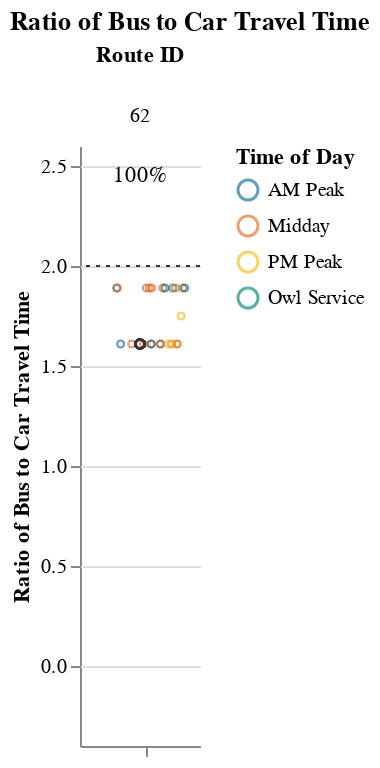
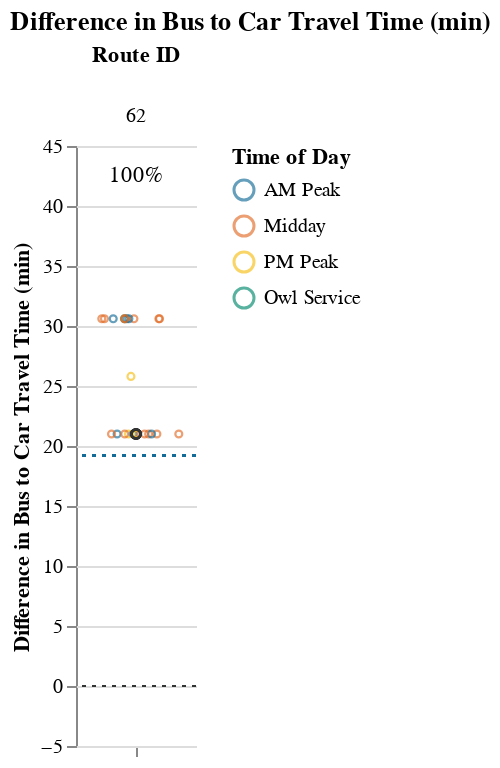

Notebook source saved alongside these figures, in order:
### Markdown cell above
### Medium Routes (1-1.5 hrs)

### Code cell
route_group = "medium"
try:
    subset_routes, mult, diff  = setup_charts(df, PCT_COMPETITIVE_THRESHOLD, route_group)
    if len(subset_routes) > 0:
        display(
            Markdown(
                f"{CAPTIONS_DICT[route_group]}"
                "Within each route group, routes are sorted in descending order "
                "by % competitive trips and # trips below the additional time cut-off."
            )
        )

        display(mult)
        display(diff)
except:
    print("No routes meet this criteria.")

### Figure 1 — Vega-Lite specification as saved in the notebook (floating-point values rounded to 4 significant figures)
{"config": {"view": {"continuousWidth": 400, "continuousHeight": 300, "stroke": null}, "facet": {"spacing": 0}}, "data": {"name": "data-e3a203613e6f03f9b1020e975f023285"}, "facet": {"column": {"field": "route_id", "sort": ["62"], "title": "Route ID", "type": "nominal"}}, "spec": {"layer": [{"mark": {"type": "point", "opacity": 0.65, "size": 12, "strokeWidth": 1.1}, "encoding": {"color": {"field": "time_of_day", "scale": {"range": ["#136C97", "#E16B26", "#F6BF16", "#00896B", "#7790A3", "#5B559C"]}, "sort": ["AM Peak", "Midday", "PM Peak", "Owl Service"], "title": "Time of Day", "type": "nominal"}, "tooltip": [{"field": "route_id", "type": "nominal"}, {"field": "trip_id", "type": "nominal"}, {"field": "service_hours", "type": "quantitative"}, {"field": "car_duration_hours", "type": "quantitative"}, {"field": "bus_multiplier", "type": "quantitative"}, {"field": "bus_difference", "type": "quantitative"}, {"field": "num_trips", "type": "quantitative"}, {"field": "num_competitive", "type": "quantitative"}, {"field": "pct_trips_competitive", "type": "quantitative"}, {"field": "p25", "type": "quantitative"}, {"field": "p50", "type": "quantitative"}, {"field": "p75", "type": "quantitative"}], "x": {"axis": {"grid": false, "labels": false, "ticks": true, "values": [0]}, "field": "jitter", "scale": {}, "title": null, "type": "quantitative"}, "y": {"field": "bus_multiplier", "scale": {"domain": [-0.25, 2.5]}, "title": "Ratio of Bus to Car Travel Time", "type": "quantitative"}}, "selection": {"selector001": {"type": "interval", "bind": "scales", "encodings": ["x", "y"]}}, "transform": [{"calculate": "sqrt(-2*log(random()))*cos(2*PI*random())", "as": "jitter"}], "width": 60}, {"layer": [{"mark": {"type": "point", "opacity": 0.6, "size": 20, "strokeWidth": 1.3}, "encoding": {"color": {"value": "#323434"}, "y": {"field": "bus_multiplier", "type": "quantitative"}}, "transform": [{"filter": "(datum.p50_trip === 1)"}]}, {"mark": {"type": "rule", "strokeDash": [2, 3]}, "encoding": {"color": {"value": "#323434"}, "y": {"field": "cutoff", "type": "quantitative"}}}, {"mark": {"type": "text", "align": "center", "baseline": "middle"}, "encoding": {"color": {"value": "black"}, "text": {"field": "pct_trips_competitive", "format": ".0%", "type": "quantitative"}, "tooltip": [{"field": "route_id", "type": "nominal"}, {"field": "trip_id", "type": "nominal"}, {"field": "service_hours", "type": "quantitative"}, {"field": "car_duration_hours", "type": "quantitative"}, {"field": "bus_multiplier", "type": "quantitative"}, {"field": "bus_difference", "type": "quantitative"}, {"field": "num_trips", "type": "quantitative"}, {"field": "num_competitive", "type": "quantitative"}, {"field": "pct_trips_competitive", "type": "quantitative"}, {"field": "p25", "type": "quantitative"}, {"field": "p50", "type": "quantitative"}, {"field": "p75", "type": "quantitative"}], "x": {"value": 30}, "y": {"value": 15}}, "transform": [{"calculate": "sqrt(-2*log(random()))*cos(2*PI*random())", "as": "jitter"}, {"filter": "(datum.fastest_trip === 1)"}]}]}]}, "resolve": {"scale": {"y": "shared"}}, "title": "Ratio of Bus to Car Travel Time", "$schema": "https://vega.github.io/schema/vega-lite/v4.17.0.json", "datasets": {"data-e3a203613e6f03f9b1020e975f023285": [{"calitp_itp_id": 126, "trip_key": 5364581721970226587, "trip_id": "1986", "shape_id": "56", "route_id": "62", "service_hours": 0.92, "trip_first_departure_ts": 46800, "trip_last_arrival_ts": 50100, "departure_hour": 13, "time_of_day": "Midday", "p25": 0.92, "p50": 0.96, "p75": 1.08, "p50_trip": 1, "fastest_trip": 0, "car_duration_hours": 0.57, "competitive_route": 1, "bus_multiplier": 1.61, "bus_difference": 21.0, "num_trips": 24, "num_competitive": 24, "pct_trips_competitive": 1.0, "bus_difference_spread": 9.6, "route_group": "medium", "max_trip_hrs": 1.08, "max_trip_route_group": 1.28, "name": "Golden Empire Transit District", "caltrans_district": "06 - Fresno", "drmt_organization_name": null, "cutoff2": 19.2, "cutoff": 2}, {"calitp_itp_id": 126, "trip_key": -8824272478545795224, "trip_id": "1985", "shape_id": "56", "route_id": "62", "service_hours": 0.92, "trip_first_departure_ts": 43200, "trip_last_arrival_ts": 46500, "departure_hour": 12, "time_of_day": "Midday", "p25": 0.92, "p50": 0.96, "p75": 1.08, "p50_trip": 1, "fastest_trip": 0, "car_duration_hours": 0.57, "competitive_route": 1, "bus_multiplier": 1.61, "bus_difference": 21.0, "num_trips": 24, "num_competitive": 24, "pct_trips_competitive": 1.0, "bus_difference_spread": 9.6, "route_group": "medium", "max_trip_hrs": 1.08, "max_trip_route_group": 1.28, "name": "Golden Empire Transit District", "caltrans_district": "06 - Fresno", "drmt_organization_name": null, "cutoff2": 19.2, "cutoff": 2}, {"calitp_itp_id": 126, "trip_key": -5765002440222693223, "trip_id": "1987", "shape_id": "56", "route_id": "62", "service_hours": 0.92, "trip_first_departure_ts": 50400, "trip_last_arrival_ts": 53700, "departure_hour": 14, "time_of_day": "Midday", "p25": 0.92, "p50": 0.96, "p75": 1.08, "p50_trip": 1, "fastest_trip": 0, "car_duration_hours": 0.57, "competitive_route": 1, "bus_multiplier": 1.61, "bus_difference": 21.0, "num_trips": 24, "num_competitive": 24, "pct_trips_competitive": 1.0, "bus_difference_spread": 9.6, "route_group": "medium", "max_trip_hrs": 1.08, "max_trip_route_group": 1.28, "name": "Golden Empire Transit District", "caltrans_district": "06 - Fresno", "drmt_organization_name": null, "cutoff2": 19.2, "cutoff": 2}, {"calitp_itp_id": 126, "trip_key": -4121532990600785286, "trip_id": "1982", "shape_id": "56", "route_id": "62", "service_hours": 0.92, "trip_first_departure_ts": 32400, "trip_last_arrival_ts": 35700, "departure_hour": 9, "time_of_day": "AM Peak", "p25": 0.92, "p50": 0.96, "p75": 1.08, "p50_trip": 1, "fastest_trip": 0, "car_duration_hours": 0.57, "competitive_route": 1, "bus_multiplier": 1.61, "bus_difference": 21.0, "num_trips": 24, "num_competitive": 24, "pct_trips_competitive": 1.0, "bus_difference_spread": 9.6, "route_group": "medium", "max_trip_hrs": 1.08, "max_trip_route_group": 1.28, "name": "Golden Empire Transit District", "caltrans_district": "06 - Fresno", "drmt_organization_name": null, "cutoff2": 19.2, "cutoff": 2}, {"calitp_itp_id": 126, "trip_key": -8159425626889087600, "trip_id": "1980", "shape_id": "56", "route_id": "62", "service_hours": 0.92, "trip_first_departure_ts": 25200, "trip_last_arrival_ts": 28500, "departure_hour": 7, "time_of_day": "AM Peak", "p25": 0.92, "p50": 0.96, "p75": 1.08, "p50_trip": 1, "fastest_trip": 0, "car_duration_hours": 0.57, "competitive_route": 1, "bus_multiplier": 1.61, "bus_difference": 21.0, "num_trips": 24, "num_competitive": 24, "pct_trips_competitive": 1.0, "bus_difference_spread": 9.6, "route_group": "medium", "max_trip_hrs": 1.08, "max_trip_route_group": 1.28, "name": "Golden Empire Transit District", "caltrans_district": "06 - Fresno", "drmt_organization_name": null, "cutoff2": 19.2, "cutoff": 2}, {"calitp_itp_id": 126, "trip_key": -857406301910668562, "trip_id": "1981", "shape_id": "56", "route_id": "62", "service_hours": 0.92, "trip_first_departure_ts": 28800, "trip_last_arrival_ts": 32100, "departure_hour": 8, "time_of_day": "AM Peak", "p25": 0.92, "p50": 0.96, "p75": 1.08, "p50_trip": 1, "fastest_trip": 0, "car_duration_hours": 0.57, "competitive_route": 1, "bus_multiplier": 1.61, "bus_difference": 21.0, "num_trips": 24, "num_competitive": 24, "pct_trips_competitive": 1.0, "bus_difference_spread": 9.6, "route_group": "medium", "max_trip_hrs": 1.08, "max_trip_route_group": 1.28, "name": "Golden Empire Transit District", "caltrans_district": "06 - Fresno", "drmt_organization_name": null, "cutoff2": 19.2, "cutoff": 2}, {"calitp_itp_id": 126, "trip_key": -5968553136652973486, "trip_id": "1984", "shape_id": "56", "route_id": "62", "service_hours": 0.92, "trip_first_departure_ts": 39600, "trip_last_arrival_ts": 42900, "departure_hour": 11, "time_of_day": "Midday", "p25": 0.92, "p50": 0.96, "p75": 1.08, "p50_trip": 1, "fastest_trip": 0, "car_duration_hours": 0.57, "competitive_route": 1, "bus_multiplier": 1.61, "bus_difference": 21.0, "num_trips": 24, "num_competitive": 24, "pct_trips_competitive": 1.0, "bus_difference_spread": 9.6, "route_group": "medium", "max_trip_hrs": 1.08, "max_trip_route_group": 1.28, "name": "Golden Empire Transit District", "caltrans_district": "06 - Fresno", "drmt_organization_name": null, "cutoff2": 19.2, "cutoff": 2}, {"calitp_itp_id": 126, "trip_key": 1525772625152661822, "trip_id": "1988", "shape_id": "56", "route_id": "62", "service_hours": 0.92, "trip_first_departure_ts": 54000, "trip_last_arrival_ts": 57300, "departure_hour": 15, "time_of_day": "Midday", "p25": 0.92, "p50": 0.96, "p75": 1.08, "p50_trip": 1, "fastest_trip": 0, "car_duration_hours": 0.57, "competitive_route": 1, "bus_multiplier": 1.61, "bus_difference": 21.0, "num_trips": 24, "num_competitive": 24, "pct_trips_competitive": 1.0, "bus_difference_spread": 9.6, "route_group": "medium", "max_trip_hrs": 1.08, "max_trip_route_group": 1.28, "name": "Golden Empire Transit District", "caltrans_district": "06 - Fresno", "drmt_organization_name": null, "cutoff2": 19.2, "cutoff": 2}, {"calitp_itp_id": 126, "trip_key": 1784598322346742404, "trip_id": "1991", "shape_id": "56", "route_id": "62", "service_hours": 0.92, "trip_first_departure_ts": 64800, "trip_last_arrival_ts": 68100, "departure_hour": 18, "time_of_day": "PM Peak", "p25": 0.92, "p50": 0.96, "p75": 1.08, "p50_trip": 1, "fastest_trip": 1, "car_duration_hours": 0.57, "competitive_route": 1, "bus_multiplier": 1.61, "bus_difference": 21.0, "num_trips": 24, "num_competitive": 24, "pct_trips_competitive": 1.0, "bus_difference_spread": 9.6, "route_group": "medium", "max_trip_hrs": 1.08, "max_trip_route_group": 1.28, "name": "Golden Empire Transit District", "caltrans_district": "06 - Fresno", "drmt_organization_name": null, "cutoff2": 19.2, "cutoff": 2}, {"calitp_itp_id": 126, "trip_key": 8037778639050624470, "trip_id": "1989", "shape_id": "56", "route_id": "62", "service_hours": 0.92, "trip_first_departure_ts": 57600, "trip_last_arrival_ts": 60900, "departure_hour": 16, "time_of_day": "Midday", "p25": 0.92, "p50": 0.96, "p75": 1.08, "p50_trip": 1, "fastest_trip": 0, "car_duration_hours": 0.57, "competitive_route": 1, "bus_multiplier": 1.61, "bus_difference": 21.0, "num_trips": 24, "num_competitive": 24, "pct_trips_competitive": 1.0, "bus_difference_spread": 9.6, "route_group": "medium", "max_trip_hrs": 1.08, "max_trip_route_group": 1.28, "name": "Golden Empire Transit District", "caltrans_district": "06 - Fresno", "drmt_organization_name": null, "cutoff2": 19.2, "cutoff": 2}, {"calitp_itp_id": 126, "trip_key": 1734782686471856502, "trip_id": "1990", "shape_id": "56", "route_id": "62", "service_hours": 0.92, "trip_first_departure_ts": 61200, "trip_last_arrival_ts": 64500, "departure_hour": 17, "time_of_day": "PM Peak", "p25": 0.92, "p50": 0.96, "p75": 1.08, "p50_trip": 1, "fastest_trip": 0, "car_duration_hours": 0.57, "competitive_route": 1, "bus_multiplier": 1.61, "bus_difference": 21.0, "num_trips": 24, "num_competitive": 24, "pct_trips_competitive": 1.0, "bus_difference_spread": 9.6, "route_group": "medium", "max_trip_hrs": 1.08, "max_trip_route_group": 1.28, "name": "Golden Empire Transit District", "caltrans_district": "06 - Fresno", "drmt_organization_name": null, "cutoff2": 19.2, "cutoff": 2}, {"calitp_itp_id": 126, "trip_key": -1624281882188341956, "trip_id": "1983", "shape_id": "56", "route_id": "62", "service_hours": 0.92, "trip_first_departure_ts": 36000, "trip_last_arrival_ts": 39300, "departure_hour": 10, "time_of_day": "Midday", "p25": 0.92, "p50": 0.96, "p75": 1.08, "p50_trip": 1, "fastest_trip": 0, "car_duration_hours": 0.57, "competitive_route": 1, "bus_multiplier": 1.61, "bus_difference": 21.0, "num_trips": 24, "num_competitive": 24, "pct_trips_competitive": 1.0, "bus_difference_spread": 9.6, "route_group": "medium", "max_trip_hrs": 1.08, "max_trip_route_group": 1.28, "name": "Golden Empire Transit District", "caltrans_district": "06 - Fresno", "drmt_organization_name": null, "cutoff2": 19.2, "cutoff": 2}, {"calitp_itp_id": 126, "trip_key": 8857494238630096522, "trip_id": "1979", "shape_id": "45", "route_id": "62", "service_hours": 1.0, "trip_first_departure_ts": 64500, "trip_last_arrival_ts": 68100, "departure_hour": 17, "time_of_day": "PM Peak", "p25": 0.92, "p50": 0.96, "p75": 1.08, "p50_trip": 0, "fastest_trip": 0, "car_duration_hours": 0.57, "competitive_route": 1, "bus_multiplier": 1.75, "bus_difference": 25.8, "num_trips": 24, "num_competitive": 24, "pct_trips_competitive": 1.0, "bus_difference_spread": 9.6, "route_group": "medium", "max_trip_hrs": 1.08, "max_trip_route_group": 1.28, "name": "Golden Empire Transit District", "caltrans_district": "06 - Fresno", "drmt_organization_name": null, "cutoff2": 19.2, "cutoff": 2}, {"calitp_itp_id": 126, "trip_key": 4254431478989959981, "trip_id": "1971", "shape_id": "45", "route_id": "62", "service_hours": 1.08, "trip_first_departure_ts": 32100, "trip_last_arrival_ts": 36000, "departure_hour": 8, "time_of_day": "AM Peak", "p25": 0.92, "p50": 0.96, "p75": 1.08, "p50_trip": 0, "fastest_trip": 0, "car_duration_hours": 0.57, "competitive_route": 1, "bus_multiplier": 1.89, "bus_difference": 30.6, "num_trips": 24, "num_competitive": 24, "pct_trips_competitive": 1.0, "bus_difference_spread": 9.6, "route_group": "medium", "max_trip_hrs": 1.08, "max_trip_route_group": 1.28, "name": "Golden Empire Transit District", "caltrans_district": "06 - Fresno", "drmt_organization_name": null, "cutoff2": 19.2, "cutoff": 2}, {"calitp_itp_id": 126, "trip_key": 7562056509314122037, "trip_id": "1973", "shape_id": "45", "route_id": "62", "service_hours": 1.08, "trip_first_departure_ts": 39300, "trip_last_arrival_ts": 43200, "departure_hour": 10, "time_of_day": "Midday", "p25": 0.92, "p50": 0.96, "p75": 1.08, "p50_trip": 0, "fastest_trip": 0, "car_duration_hours": 0.57, "competitive_route": 1, "bus_multiplier": 1.89, "bus_difference": 30.6, "num_trips": 24, "num_competitive": 24, "pct_trips_competitive": 1.0, "bus_difference_spread": 9.6, "route_group": "medium", "max_trip_hrs": 1.08, "max_trip_route_group": 1.28, "name": "Golden Empire Transit District", "caltrans_district": "06 - Fresno", "drmt_organization_name": null, "cutoff2": 19.2, "cutoff": 2}, {"calitp_itp_id": 126, "trip_key": -1174315029956827544, "trip_id": "1977", "shape_id": "45", "route_id": "62", "service_hours": 1.08, "trip_first_departure_ts": 57300, "trip_last_arrival_ts": 61200, "departure_hour": 15, "time_of_day": "Midday", "p25": 0.92, "p50": 0.96, "p75": 1.08, "p50_trip": 0, "fastest_trip": 0, "car_duration_hours": 0.57, "competitive_route": 1, "bus_multiplier": 1.89, "bus_difference": 30.6, "num_trips": 24, "num_competitive": 24, "pct_trips_competitive": 1.0, "bus_difference_spread": 9.6, "route_group": "medium", "max_trip_hrs": 1.08, "max_trip_route_group": 1.28, "name": "Golden Empire Transit District", "caltrans_district": "06 - Fresno", "drmt_organization_name": null, "cutoff2": 19.2, "cutoff": 2}, {"calitp_itp_id": 126, "trip_key": -7913144978631141880, "trip_id": "1969", "shape_id": "45", "route_id": "62", "service_hours": 1.08, "trip_first_departure_ts": 24900, "trip_last_arrival_ts": 28800, "departure_hour": 6, "time_of_day": "Owl Service", "p25": 0.92, "p50": 0.96, "p75": 1.08, "p50_trip": 0, "fastest_trip": 0, "car_duration_hours": 0.57, "competitive_route": 1, "bus_multiplier": 1.89, "bus_difference": 30.6, "num_trips": 24, "num_competitive": 24, "pct_trips_competitive": 1.0, "bus_difference_spread": 9.6, "route_group": "medium", "max_trip_hrs": 1.08, "max_trip_route_group": 1.28, "name": "Golden Empire Transit District", "caltrans_district": "06 - Fresno", "drmt_organization_name": null, "cutoff2": 19.2, "cutoff": 2}, {"calitp_itp_id": 126, "trip_key": -6764356430060964619, "trip_id": "1519", "shape_id": "45", "route_id": "62", "service_hours": 1.08, "trip_first_departure_ts": 42900, "trip_last_arrival_ts": 46800, "departure_hour": 11, "time_of_day": "Midday", "p25": 0.92, "p50": 0.96, "p75": 1.08, "p50_trip": 0, "fastest_trip": 0, "car_duration_hours": 0.57, "competitive_route": 1, "bus_multiplier": 1.89, "bus_difference": 30.6, "num_trips": 24, "num_competitive": 24, "pct_trips_competitive": 1.0, "bus_difference_spread": 9.6, "route_group": "medium", "max_trip_hrs": 1.08, "max_trip_route_group": 1.28, "name": "Golden Empire Transit District", "caltrans_district": "06 - Fresno", "drmt_organization_name": null, "cutoff2": 19.2, "cutoff": 2}, {"calitp_itp_id": 126, "trip_key": -2734724785490573929, "trip_id": "1974", "shape_id": "45", "route_id": "62", "service_hours": 1.08, "trip_first_departure_ts": 46500, "trip_last_arrival_ts": 50400, "departure_hour": 12, "time_of_day": "Midday", "p25": 0.92, "p50": 0.96, "p75": 1.08, "p50_trip": 0, "fastest_trip": 0, "car_duration_hours": 0.57, "competitive_route": 1, "bus_multiplier": 1.89, "bus_difference": 30.6, "num_trips": 24, "num_competitive": 24, "pct_trips_competitive": 1.0, "bus_difference_spread": 9.6, "route_group": "medium", "max_trip_hrs": 1.08, "max_trip_route_group": 1.28, "name": "Golden Empire Transit District", "caltrans_district": "06 - Fresno", "drmt_organization_name": null, "cutoff2": 19.2, "cutoff": 2}, {"calitp_itp_id": 126, "trip_key": 6693152542659667484, "trip_id": "1978", "shape_id": "45", "route_id": "62", "service_hours": 1.08, "trip_first_departure_ts": 60900, "trip_last_arrival_ts": 64800, "departure_hour": 16, "time_of_day": "Midday", "p25": 0.92, "p50": 0.96, "p75": 1.08, "p50_trip": 0, "fastest_trip": 0, "car_duration_hours": 0.57, "competitive_route": 1, "bus_multiplier": 1.89, "bus_difference": 30.6, "num_trips": 24, "num_competitive": 24, "pct_trips_competitive": 1.0, "bus_difference_spread": 9.6, "route_group": "medium", "max_trip_hrs": 1.08, "max_trip_route_group": 1.28, "name": "Golden Empire Transit District", "caltrans_district": "06 - Fresno", "drmt_organization_name": null, "cutoff2": 19.2, "cutoff": 2}, {"calitp_itp_id": 126, "trip_key": -7900873824646436253, "trip_id": "1975", "shape_id": "45", "route_id": "62", "service_hours": 1.08, "trip_first_departure_ts": 50100, "trip_last_arrival_ts": 54000, "departure_hour": 13, "time_of_day": "Midday", "p25": 0.92, "p50": 0.96, "p75": 1.08, "p50_trip": 0, "fastest_trip": 0, "car_duration_hours": 0.57, "competitive_route": 1, "bus_multiplier": 1.89, "bus_difference": 30.6, "num_trips": 24, "num_competitive": 24, "pct_trips_competitive": 1.0, "bus_difference_spread": 9.6, "route_group": "medium", "max_trip_hrs": 1.08, "max_trip_route_group": 1.28, "name": "Golden Empire Transit District", "caltrans_district": "06 - Fresno", "drmt_organization_name": null, "cutoff2": 19.2, "cutoff": 2}, {"calitp_itp_id": 126, "trip_key": 4939210400697649146, "trip_id": "1970", "shape_id": "45", "route_id": "62", "service_hours": 1.08, "trip_first_departure_ts": 28500, "trip_last_arrival_ts": 32400, "departure_hour": 7, "time_of_day": "AM Peak", "p25": 0.92, "p50": 0.96, "p75": 1.08, "p50_trip": 0, "fastest_trip": 0, "car_duration_hours": 0.57, "competitive_route": 1, "bus_multiplier": 1.89, "bus_difference": 30.6, "num_trips": 24, "num_competitive": 24, "pct_trips_competitive": 1.0, "bus_difference_spread": 9.6, "route_group": "medium", "max_trip_hrs": 1.08, "max_trip_route_group": 1.28, "name": "Golden Empire Transit District", "caltrans_district": "06 - Fresno", "drmt_organization_name": null, "cutoff2": 19.2, "cutoff": 2}, {"calitp_itp_id": 126, "trip_key": -839532200645589971, "trip_id": "1972", "shape_id": "45", "route_id": "62", "service_hours": 1.08, "trip_first_departure_ts": 35700, "trip_last_arrival_ts": 39600, "departure_hour": 9, "time_of_day": "AM Peak", "p25": 0.92, "p50": 0.96, "p75": 1.08, "p50_trip": 0, "fastest_trip": 0, "car_duration_hours": 0.57, "competitive_route": 1, "bus_multiplier": 1.89, "bus_difference": 30.6, "num_trips": 24, "num_competitive": 24, "pct_trips_competitive": 1.0, "bus_difference_spread": 9.6, "route_group": "medium", "max_trip_hrs": 1.08, "max_trip_route_group": 1.28, "name": "Golden Empire Transit District", "caltrans_district": "06 - Fresno", "drmt_organization_name": null, "cutoff2": 19.2, "cutoff": 2}, {"calitp_itp_id": 126, "trip_key": -8417468646573950502, "trip_id": "1976", "shape_id": "45", "route_id": "62", "service_hours": 1.08, "trip_first_departure_ts": 53700, "trip_last_arrival_ts": 57600, "departure_hour": 14, "time_of_day": "Midday", "p25": 0.92, "p50": 0.96, "p75": 1.08, "p50_trip": 0, "fastest_trip": 0, "car_duration_hours": 0.57, "competitive_route": 1, "bus_multiplier": 1.89, "bus_difference": 30.6, "num_trips": 24, "num_competitive": 24, "pct_trips_competitive": 1.0, "bus_difference_spread": 9.6, "route_group": "medium", "max_trip_hrs": 1.08, "max_trip_route_group": 1.28, "name": "Golden Empire Transit District", "caltrans_district": "06 - Fresno", "drmt_organization_name": null, "cutoff2": 19.2, "cutoff": 2}]}}

### Figure 2 — Vega-Lite specification as saved in the notebook (floating-point values rounded to 4 significant figures)
{"config": {"view": {"continuousWidth": 400, "continuousHeight": 300, "stroke": null}, "facet": {"spacing": 0}}, "data": {"name": "data-06c0c4f4a123a720bcd8b933b486fde2"}, "facet": {"column": {"field": "route_id", "sort": ["62"], "title": "Route ID", "type": "nominal"}}, "spec": {"layer": [{"mark": {"type": "point", "opacity": 0.65, "size": 12, "strokeWidth": 1.1}, "encoding": {"color": {"field": "time_of_day", "scale": {"range": ["#136C97", "#E16B26", "#F6BF16", "#00896B", "#7790A3", "#5B559C"]}, "sort": ["AM Peak", "Midday", "PM Peak", "Owl Service"], "title": "Time of Day", "type": "nominal"}, "tooltip": [{"field": "route_id", "type": "nominal"}, {"field": "trip_id", "type": "nominal"}, {"field": "service_hours", "type": "quantitative"}, {"field": "car_duration_hours", "type": "quantitative"}, {"field": "bus_multiplier", "type": "quantitative"}, {"field": "bus_difference", "type": "quantitative"}, {"field": "num_trips", "type": "quantitative"}, {"field": "num_competitive", "type": "quantitative"}, {"field": "pct_trips_competitive", "type": "quantitative"}, {"field": "p25", "type": "quantitative"}, {"field": "p50", "type": "quantitative"}, {"field": "p75", "type": "quantitative"}], "x": {"axis": {"grid": false, "labels": false, "ticks": true, "values": [0]}, "field": "jitter", "scale": {}, "title": null, "type": "quantitative"}, "y": {"field": "bus_difference", "scale": {"domain": [-5, 45.0]}, "title": "Difference in Bus to Car Travel Time (min)", "type": "quantitative"}}, "selection": {"selector002": {"type": "interval", "bind": "scales", "encodings": ["x", "y"]}}, "transform": [{"calculate": "sqrt(-2*log(random()))*cos(2*PI*random())", "as": "jitter"}], "width": 60}, {"layer": [{"mark": {"type": "point", "opacity": 0.6, "size": 20, "strokeWidth": 1.3}, "encoding": {"color": {"value": "#323434"}, "y": {"field": "bus_difference", "type": "quantitative"}}, "transform": [{"filter": "(datum.p50_trip === 1)"}]}, {"mark": {"type": "rule", "strokeDash": [2, 3]}, "encoding": {"color": {"value": "#323434"}, "y": {"field": "cutoff", "type": "quantitative"}}}, {"mark": {"type": "rule", "strokeDash": [2, 3]}, "encoding": {"color": {"value": "#136C97"}, "y": {"field": "cutoff2", "type": "quantitative"}}}, {"mark": {"type": "text", "align": "center", "baseline": "middle"}, "encoding": {"color": {"value": "black"}, "text": {"field": "pct_trips_competitive", "format": ".0%", "type": "quantitative"}, "tooltip": [{"field": "route_id", "type": "nominal"}, {"field": "trip_id", "type": "nominal"}, {"field": "service_hours", "type": "quantitative"}, {"field": "car_duration_hours", "type": "quantitative"}, {"field": "bus_multiplier", "type": "quantitative"}, {"field": "bus_difference", "type": "quantitative"}, {"field": "num_trips", "type": "quantitative"}, {"field": "num_competitive", "type": "quantitative"}, {"field": "pct_trips_competitive", "type": "quantitative"}, {"field": "p25", "type": "quantitative"}, {"field": "p50", "type": "quantitative"}, {"field": "p75", "type": "quantitative"}], "x": {"value": 30}, "y": {"value": 15}}, "transform": [{"calculate": "sqrt(-2*log(random()))*cos(2*PI*random())", "as": "jitter"}, {"filter": "(datum.fastest_trip === 1)"}]}]}]}, "resolve": {"scale": {"y": "shared"}}, "title": "Difference in Bus to Car Travel Time (min)", "$schema": "https://vega.github.io/schema/vega-lite/v4.17.0.json", "datasets": {"data-06c0c4f4a123a720bcd8b933b486fde2": [{"calitp_itp_id": 126, "trip_key": 5364581721970226587, "trip_id": "1986", "shape_id": "56", "route_id": "62", "service_hours": 0.92, "trip_first_departure_ts": 46800, "trip_last_arrival_ts": 50100, "departure_hour": 13, "time_of_day": "Midday", "p25": 0.92, "p50": 0.96, "p75": 1.08, "p50_trip": 1, "fastest_trip": 0, "car_duration_hours": 0.57, "competitive_route": 1, "bus_multiplier": 1.61, "bus_difference": 21.0, "num_trips": 24, "num_competitive": 24, "pct_trips_competitive": 1.0, "bus_difference_spread": 9.6, "route_group": "medium", "max_trip_hrs": 1.08, "max_trip_route_group": 1.28, "name": "Golden Empire Transit District", "caltrans_district": "06 - Fresno", "drmt_organization_name": null, "cutoff2": 19.2, "cutoff": 0}, {"calitp_itp_id": 126, "trip_key": -8824272478545795224, "trip_id": "1985", "shape_id": "56", "route_id": "62", "service_hours": 0.92, "trip_first_departure_ts": 43200, "trip_last_arrival_ts": 46500, "departure_hour": 12, "time_of_day": "Midday", "p25": 0.92, "p50": 0.96, "p75": 1.08, "p50_trip": 1, "fastest_trip": 0, "car_duration_hours": 0.57, "competitive_route": 1, "bus_multiplier": 1.61, "bus_difference": 21.0, "num_trips": 24, "num_competitive": 24, "pct_trips_competitive": 1.0, "bus_difference_spread": 9.6, "route_group": "medium", "max_trip_hrs": 1.08, "max_trip_route_group": 1.28, "name": "Golden Empire Transit District", "caltrans_district": "06 - Fresno", "drmt_organization_name": null, "cutoff2": 19.2, "cutoff": 0}, {"calitp_itp_id": 126, "trip_key": -5765002440222693223, "trip_id": "1987", "shape_id": "56", "route_id": "62", "service_hours": 0.92, "trip_first_departure_ts": 50400, "trip_last_arrival_ts": 53700, "departure_hour": 14, "time_of_day": "Midday", "p25": 0.92, "p50": 0.96, "p75": 1.08, "p50_trip": 1, "fastest_trip": 0, "car_duration_hours": 0.57, "competitive_route": 1, "bus_multiplier": 1.61, "bus_difference": 21.0, "num_trips": 24, "num_competitive": 24, "pct_trips_competitive": 1.0, "bus_difference_spread": 9.6, "route_group": "medium", "max_trip_hrs": 1.08, "max_trip_route_group": 1.28, "name": "Golden Empire Transit District", "caltrans_district": "06 - Fresno", "drmt_organization_name": null, "cutoff2": 19.2, "cutoff": 0}, {"calitp_itp_id": 126, "trip_key": -4121532990600785286, "trip_id": "1982", "shape_id": "56", "route_id": "62", "service_hours": 0.92, "trip_first_departure_ts": 32400, "trip_last_arrival_ts": 35700, "departure_hour": 9, "time_of_day": "AM Peak", "p25": 0.92, "p50": 0.96, "p75": 1.08, "p50_trip": 1, "fastest_trip": 0, "car_duration_hours": 0.57, "competitive_route": 1, "bus_multiplier": 1.61, "bus_difference": 21.0, "num_trips": 24, "num_competitive": 24, "pct_trips_competitive": 1.0, "bus_difference_spread": 9.6, "route_group": "medium", "max_trip_hrs": 1.08, "max_trip_route_group": 1.28, "name": "Golden Empire Transit District", "caltrans_district": "06 - Fresno", "drmt_organization_name": null, "cutoff2": 19.2, "cutoff": 0}, {"calitp_itp_id": 126, "trip_key": -8159425626889087600, "trip_id": "1980", "shape_id": "56", "route_id": "62", "service_hours": 0.92, "trip_first_departure_ts": 25200, "trip_last_arrival_ts": 28500, "departure_hour": 7, "time_of_day": "AM Peak", "p25": 0.92, "p50": 0.96, "p75": 1.08, "p50_trip": 1, "fastest_trip": 0, "car_duration_hours": 0.57, "competitive_route": 1, "bus_multiplier": 1.61, "bus_difference": 21.0, "num_trips": 24, "num_competitive": 24, "pct_trips_competitive": 1.0, "bus_difference_spread": 9.6, "route_group": "medium", "max_trip_hrs": 1.08, "max_trip_route_group": 1.28, "name": "Golden Empire Transit District", "caltrans_district": "06 - Fresno", "drmt_organization_name": null, "cutoff2": 19.2, "cutoff": 0}, {"calitp_itp_id": 126, "trip_key": -857406301910668562, "trip_id": "1981", "shape_id": "56", "route_id": "62", "service_hours": 0.92, "trip_first_departure_ts": 28800, "trip_last_arrival_ts": 32100, "departure_hour": 8, "time_of_day": "AM Peak", "p25": 0.92, "p50": 0.96, "p75": 1.08, "p50_trip": 1, "fastest_trip": 0, "car_duration_hours": 0.57, "competitive_route": 1, "bus_multiplier": 1.61, "bus_difference": 21.0, "num_trips": 24, "num_competitive": 24, "pct_trips_competitive": 1.0, "bus_difference_spread": 9.6, "route_group": "medium", "max_trip_hrs": 1.08, "max_trip_route_group": 1.28, "name": "Golden Empire Transit District", "caltrans_district": "06 - Fresno", "drmt_organization_name": null, "cutoff2": 19.2, "cutoff": 0}, {"calitp_itp_id": 126, "trip_key": -5968553136652973486, "trip_id": "1984", "shape_id": "56", "route_id": "62", "service_hours": 0.92, "trip_first_departure_ts": 39600, "trip_last_arrival_ts": 42900, "departure_hour": 11, "time_of_day": "Midday", "p25": 0.92, "p50": 0.96, "p75": 1.08, "p50_trip": 1, "fastest_trip": 0, "car_duration_hours": 0.57, "competitive_route": 1, "bus_multiplier": 1.61, "bus_difference": 21.0, "num_trips": 24, "num_competitive": 24, "pct_trips_competitive": 1.0, "bus_difference_spread": 9.6, "route_group": "medium", "max_trip_hrs": 1.08, "max_trip_route_group": 1.28, "name": "Golden Empire Transit District", "caltrans_district": "06 - Fresno", "drmt_organization_name": null, "cutoff2": 19.2, "cutoff": 0}, {"calitp_itp_id": 126, "trip_key": 1525772625152661822, "trip_id": "1988", "shape_id": "56", "route_id": "62", "service_hours": 0.92, "trip_first_departure_ts": 54000, "trip_last_arrival_ts": 57300, "departure_hour": 15, "time_of_day": "Midday", "p25": 0.92, "p50": 0.96, "p75": 1.08, "p50_trip": 1, "fastest_trip": 0, "car_duration_hours": 0.57, "competitive_route": 1, "bus_multiplier": 1.61, "bus_difference": 21.0, "num_trips": 24, "num_competitive": 24, "pct_trips_competitive": 1.0, "bus_difference_spread": 9.6, "route_group": "medium", "max_trip_hrs": 1.08, "max_trip_route_group": 1.28, "name": "Golden Empire Transit District", "caltrans_district": "06 - Fresno", "drmt_organization_name": null, "cutoff2": 19.2, "cutoff": 0}, {"calitp_itp_id": 126, "trip_key": 1784598322346742404, "trip_id": "1991", "shape_id": "56", "route_id": "62", "service_hours": 0.92, "trip_first_departure_ts": 64800, "trip_last_arrival_ts": 68100, "departure_hour": 18, "time_of_day": "PM Peak", "p25": 0.92, "p50": 0.96, "p75": 1.08, "p50_trip": 1, "fastest_trip": 1, "car_duration_hours": 0.57, "competitive_route": 1, "bus_multiplier": 1.61, "bus_difference": 21.0, "num_trips": 24, "num_competitive": 24, "pct_trips_competitive": 1.0, "bus_difference_spread": 9.6, "route_group": "medium", "max_trip_hrs": 1.08, "max_trip_route_group": 1.28, "name": "Golden Empire Transit District", "caltrans_district": "06 - Fresno", "drmt_organization_name": null, "cutoff2": 19.2, "cutoff": 0}, {"calitp_itp_id": 126, "trip_key": 8037778639050624470, "trip_id": "1989", "shape_id": "56", "route_id": "62", "service_hours": 0.92, "trip_first_departure_ts": 57600, "trip_last_arrival_ts": 60900, "departure_hour": 16, "time_of_day": "Midday", "p25": 0.92, "p50": 0.96, "p75": 1.08, "p50_trip": 1, "fastest_trip": 0, "car_duration_hours": 0.57, "competitive_route": 1, "bus_multiplier": 1.61, "bus_difference": 21.0, "num_trips": 24, "num_competitive": 24, "pct_trips_competitive": 1.0, "bus_difference_spread": 9.6, "route_group": "medium", "max_trip_hrs": 1.08, "max_trip_route_group": 1.28, "name": "Golden Empire Transit District", "caltrans_district": "06 - Fresno", "drmt_organization_name": null, "cutoff2": 19.2, "cutoff": 0}, {"calitp_itp_id": 126, "trip_key": 1734782686471856502, "trip_id": "1990", "shape_id": "56", "route_id": "62", "service_hours": 0.92, "trip_first_departure_ts": 61200, "trip_last_arrival_ts": 64500, "departure_hour": 17, "time_of_day": "PM Peak", "p25": 0.92, "p50": 0.96, "p75": 1.08, "p50_trip": 1, "fastest_trip": 0, "car_duration_hours": 0.57, "competitive_route": 1, "bus_multiplier": 1.61, "bus_difference": 21.0, "num_trips": 24, "num_competitive": 24, "pct_trips_competitive": 1.0, "bus_difference_spread": 9.6, "route_group": "medium", "max_trip_hrs": 1.08, "max_trip_route_group": 1.28, "name": "Golden Empire Transit District", "caltrans_district": "06 - Fresno", "drmt_organization_name": null, "cutoff2": 19.2, "cutoff": 0}, {"calitp_itp_id": 126, "trip_key": -1624281882188341956, "trip_id": "1983", "shape_id": "56", "route_id": "62", "service_hours": 0.92, "trip_first_departure_ts": 36000, "trip_last_arrival_ts": 39300, "departure_hour": 10, "time_of_day": "Midday", "p25": 0.92, "p50": 0.96, "p75": 1.08, "p50_trip": 1, "fastest_trip": 0, "car_duration_hours": 0.57, "competitive_route": 1, "bus_multiplier": 1.61, "bus_difference": 21.0, "num_trips": 24, "num_competitive": 24, "pct_trips_competitive": 1.0, "bus_difference_spread": 9.6, "route_group": "medium", "max_trip_hrs": 1.08, "max_trip_route_group": 1.28, "name": "Golden Empire Transit District", "caltrans_district": "06 - Fresno", "drmt_organization_name": null, "cutoff2": 19.2, "cutoff": 0}, {"calitp_itp_id": 126, "trip_key": 8857494238630096522, "trip_id": "1979", "shape_id": "45", "route_id": "62", "service_hours": 1.0, "trip_first_departure_ts": 64500, "trip_last_arrival_ts": 68100, "departure_hour": 17, "time_of_day": "PM Peak", "p25": 0.92, "p50": 0.96, "p75": 1.08, "p50_trip": 0, "fastest_trip": 0, "car_duration_hours": 0.57, "competitive_route": 1, "bus_multiplier": 1.75, "bus_difference": 25.8, "num_trips": 24, "num_competitive": 24, "pct_trips_competitive": 1.0, "bus_difference_spread": 9.6, "route_group": "medium", "max_trip_hrs": 1.08, "max_trip_route_group": 1.28, "name": "Golden Empire Transit District", "caltrans_district": "06 - Fresno", "drmt_organization_name": null, "cutoff2": 19.2, "cutoff": 0}, {"calitp_itp_id": 126, "trip_key": 4254431478989959981, "trip_id": "1971", "shape_id": "45", "route_id": "62", "service_hours": 1.08, "trip_first_departure_ts": 32100, "trip_last_arrival_ts": 36000, "departure_hour": 8, "time_of_day": "AM Peak", "p25": 0.92, "p50": 0.96, "p75": 1.08, "p50_trip": 0, "fastest_trip": 0, "car_duration_hours": 0.57, "competitive_route": 1, "bus_multiplier": 1.89, "bus_difference": 30.6, "num_trips": 24, "num_competitive": 24, "pct_trips_competitive": 1.0, "bus_difference_spread": 9.6, "route_group": "medium", "max_trip_hrs": 1.08, "max_trip_route_group": 1.28, "name": "Golden Empire Transit District", "caltrans_district": "06 - Fresno", "drmt_organization_name": null, "cutoff2": 19.2, "cutoff": 0}, {"calitp_itp_id": 126, "trip_key": 7562056509314122037, "trip_id": "1973", "shape_id": "45", "route_id": "62", "service_hours": 1.08, "trip_first_departure_ts": 39300, "trip_last_arrival_ts": 43200, "departure_hour": 10, "time_of_day": "Midday", "p25": 0.92, "p50": 0.96, "p75": 1.08, "p50_trip": 0, "fastest_trip": 0, "car_duration_hours": 0.57, "competitive_route": 1, "bus_multiplier": 1.89, "bus_difference": 30.6, "num_trips": 24, "num_competitive": 24, "pct_trips_competitive": 1.0, "bus_difference_spread": 9.6, "route_group": "medium", "max_trip_hrs": 1.08, "max_trip_route_group": 1.28, "name": "Golden Empire Transit District", "caltrans_district": "06 - Fresno", "drmt_organization_name": null, "cutoff2": 19.2, "cutoff": 0}, {"calitp_itp_id": 126, "trip_key": -1174315029956827544, "trip_id": "1977", "shape_id": "45", "route_id": "62", "service_hours": 1.08, "trip_first_departure_ts": 57300, "trip_last_arrival_ts": 61200, "departure_hour": 15, "time_of_day": "Midday", "p25": 0.92, "p50": 0.96, "p75": 1.08, "p50_trip": 0, "fastest_trip": 0, "car_duration_hours": 0.57, "competitive_route": 1, "bus_multiplier": 1.89, "bus_difference": 30.6, "num_trips": 24, "num_competitive": 24, "pct_trips_competitive": 1.0, "bus_difference_spread": 9.6, "route_group": "medium", "max_trip_hrs": 1.08, "max_trip_route_group": 1.28, "name": "Golden Empire Transit District", "caltrans_district": "06 - Fresno", "drmt_organization_name": null, "cutoff2": 19.2, "cutoff": 0}, {"calitp_itp_id": 126, "trip_key": -7913144978631141880, "trip_id": "1969", "shape_id": "45", "route_id": "62", "service_hours": 1.08, "trip_first_departure_ts": 24900, "trip_last_arrival_ts": 28800, "departure_hour": 6, "time_of_day": "Owl Service", "p25": 0.92, "p50": 0.96, "p75": 1.08, "p50_trip": 0, "fastest_trip": 0, "car_duration_hours": 0.57, "competitive_route": 1, "bus_multiplier": 1.89, "bus_difference": 30.6, "num_trips": 24, "num_competitive": 24, "pct_trips_competitive": 1.0, "bus_difference_spread": 9.6, "route_group": "medium", "max_trip_hrs": 1.08, "max_trip_route_group": 1.28, "name": "Golden Empire Transit District", "caltrans_district": "06 - Fresno", "drmt_organization_name": null, "cutoff2": 19.2, "cutoff": 0}, {"calitp_itp_id": 126, "trip_key": -6764356430060964619, "trip_id": "1519", "shape_id": "45", "route_id": "62", "service_hours": 1.08, "trip_first_departure_ts": 42900, "trip_last_arrival_ts": 46800, "departure_hour": 11, "time_of_day": "Midday", "p25": 0.92, "p50": 0.96, "p75": 1.08, "p50_trip": 0, "fastest_trip": 0, "car_duration_hours": 0.57, "competitive_route": 1, "bus_multiplier": 1.89, "bus_difference": 30.6, "num_trips": 24, "num_competitive": 24, "pct_trips_competitive": 1.0, "bus_difference_spread": 9.6, "route_group": "medium", "max_trip_hrs": 1.08, "max_trip_route_group": 1.28, "name": "Golden Empire Transit District", "caltrans_district": "06 - Fresno", "drmt_organization_name": null, "cutoff2": 19.2, "cutoff": 0}, {"calitp_itp_id": 126, "trip_key": -2734724785490573929, "trip_id": "1974", "shape_id": "45", "route_id": "62", "service_hours": 1.08, "trip_first_departure_ts": 46500, "trip_last_arrival_ts": 50400, "departure_hour": 12, "time_of_day": "Midday", "p25": 0.92, "p50": 0.96, "p75": 1.08, "p50_trip": 0, "fastest_trip": 0, "car_duration_hours": 0.57, "competitive_route": 1, "bus_multiplier": 1.89, "bus_difference": 30.6, "num_trips": 24, "num_competitive": 24, "pct_trips_competitive": 1.0, "bus_difference_spread": 9.6, "route_group": "medium", "max_trip_hrs": 1.08, "max_trip_route_group": 1.28, "name": "Golden Empire Transit District", "caltrans_district": "06 - Fresno", "drmt_organization_name": null, "cutoff2": 19.2, "cutoff": 0}, {"calitp_itp_id": 126, "trip_key": 6693152542659667484, "trip_id": "1978", "shape_id": "45", "route_id": "62", "service_hours": 1.08, "trip_first_departure_ts": 60900, "trip_last_arrival_ts": 64800, "departure_hour": 16, "time_of_day": "Midday", "p25": 0.92, "p50": 0.96, "p75": 1.08, "p50_trip": 0, "fastest_trip": 0, "car_duration_hours": 0.57, "competitive_route": 1, "bus_multiplier": 1.89, "bus_difference": 30.6, "num_trips": 24, "num_competitive": 24, "pct_trips_competitive": 1.0, "bus_difference_spread": 9.6, "route_group": "medium", "max_trip_hrs": 1.08, "max_trip_route_group": 1.28, "name": "Golden Empire Transit District", "caltrans_district": "06 - Fresno", "drmt_organization_name": null, "cutoff2": 19.2, "cutoff": 0}, {"calitp_itp_id": 126, "trip_key": -7900873824646436253, "trip_id": "1975", "shape_id": "45", "route_id": "62", "service_hours": 1.08, "trip_first_departure_ts": 50100, "trip_last_arrival_ts": 54000, "departure_hour": 13, "time_of_day": "Midday", "p25": 0.92, "p50": 0.96, "p75": 1.08, "p50_trip": 0, "fastest_trip": 0, "car_duration_hours": 0.57, "competitive_route": 1, "bus_multiplier": 1.89, "bus_difference": 30.6, "num_trips": 24, "num_competitive": 24, "pct_trips_competitive": 1.0, "bus_difference_spread": 9.6, "route_group": "medium", "max_trip_hrs": 1.08, "max_trip_route_group": 1.28, "name": "Golden Empire Transit District", "caltrans_district": "06 - Fresno", "drmt_organization_name": null, "cutoff2": 19.2, "cutoff": 0}, {"calitp_itp_id": 126, "trip_key": 4939210400697649146, "trip_id": "1970", "shape_id": "45", "route_id": "62", "service_hours": 1.08, "trip_first_departure_ts": 28500, "trip_last_arrival_ts": 32400, "departure_hour": 7, "time_of_day": "AM Peak", "p25": 0.92, "p50": 0.96, "p75": 1.08, "p50_trip": 0, "fastest_trip": 0, "car_duration_hours": 0.57, "competitive_route": 1, "bus_multiplier": 1.89, "bus_difference": 30.6, "num_trips": 24, "num_competitive": 24, "pct_trips_competitive": 1.0, "bus_difference_spread": 9.6, "route_group": "medium", "max_trip_hrs": 1.08, "max_trip_route_group": 1.28, "name": "Golden Empire Transit District", "caltrans_district": "06 - Fresno", "drmt_organization_name": null, "cutoff2": 19.2, "cutoff": 0}, {"calitp_itp_id": 126, "trip_key": -839532200645589971, "trip_id": "1972", "shape_id": "45", "route_id": "62", "service_hours": 1.08, "trip_first_departure_ts": 35700, "trip_last_arrival_ts": 39600, "departure_hour": 9, "time_of_day": "AM Peak", "p25": 0.92, "p50": 0.96, "p75": 1.08, "p50_trip": 0, "fastest_trip": 0, "car_duration_hours": 0.57, "competitive_route": 1, "bus_multiplier": 1.89, "bus_difference": 30.6, "num_trips": 24, "num_competitive": 24, "pct_trips_competitive": 1.0, "bus_difference_spread": 9.6, "route_group": "medium", "max_trip_hrs": 1.08, "max_trip_route_group": 1.28, "name": "Golden Empire Transit District", "caltrans_district": "06 - Fresno", "drmt_organization_name": null, "cutoff2": 19.2, "cutoff": 0}, {"calitp_itp_id": 126, "trip_key": -8417468646573950502, "trip_id": "1976", "shape_id": "45", "route_id": "62", "service_hours": 1.08, "trip_first_departure_ts": 53700, "trip_last_arrival_ts": 57600, "departure_hour": 14, "time_of_day": "Midday", "p25": 0.92, "p50": 0.96, "p75": 1.08, "p50_trip": 0, "fastest_trip": 0, "car_duration_hours": 0.57, "competitive_route": 1, "bus_multiplier": 1.89, "bus_difference": 30.6, "num_trips": 24, "num_competitive": 24, "pct_trips_competitive": 1.0, "bus_difference_spread": 9.6, "route_group": "medium", "max_trip_hrs": 1.08, "max_trip_route_group": 1.28, "name": "Golden Empire Transit District", "caltrans_district": "06 - Fresno", "drmt_organization_name": null, "cutoff2": 19.2, "cutoff": 0}]}}
